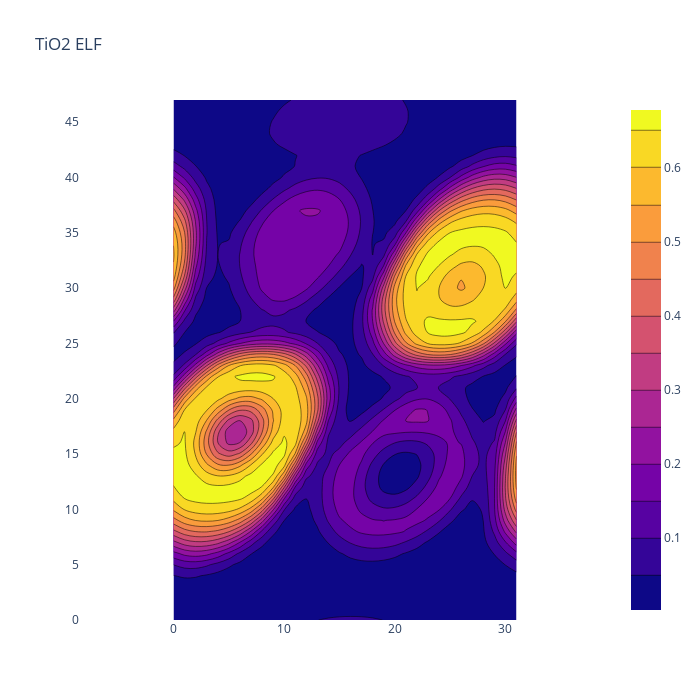

Source (notebook cell):
### Code cell
fig = go.Figure(data =
    go.Contour(
        z=np.transpose(Z)))

fig.update_layout(yaxis=dict(scaleanchor="x", scaleratio=1), 
                  title_text=formula+' ELF', 
                  plot_bgcolor='rgb(255,255,255)',
                  width=700,
                  height=700)
fig.show()

### Figure 1 — Plotly figure (JSON) as saved in the notebook; plotly's stock layout.template omitted (floating-point values rounded to 4 significant figures; data arrays with more than 128 entries replaced by an {"elided": "..."} marker saying what was removed)
{"data": [{"type": "contour", "z": {"elided": "48x32 float values"}}], "layout": {"height": 700, "plot_bgcolor": "rgb(255,255,255)", "title": {"text": "TiO2 ELF"}, "width": 700, "yaxis": {"scaleanchor": "x", "scaleratio": 1}}}
